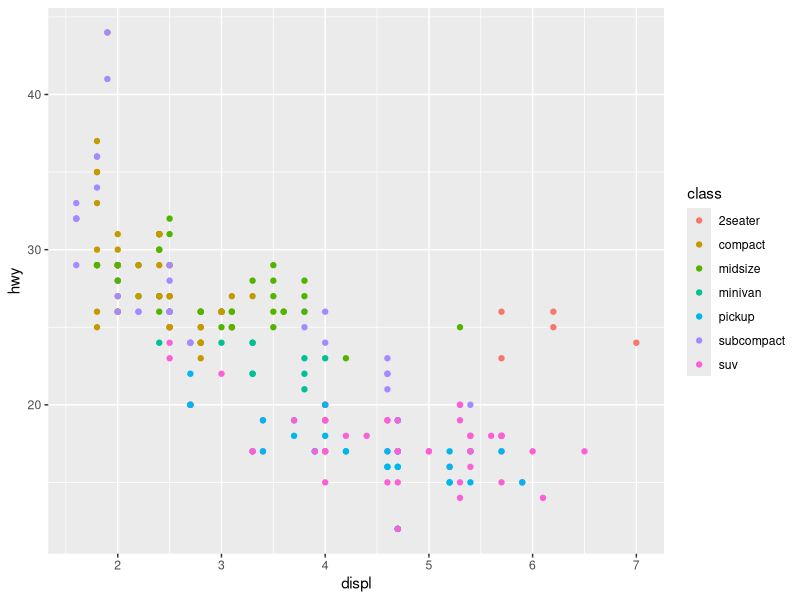
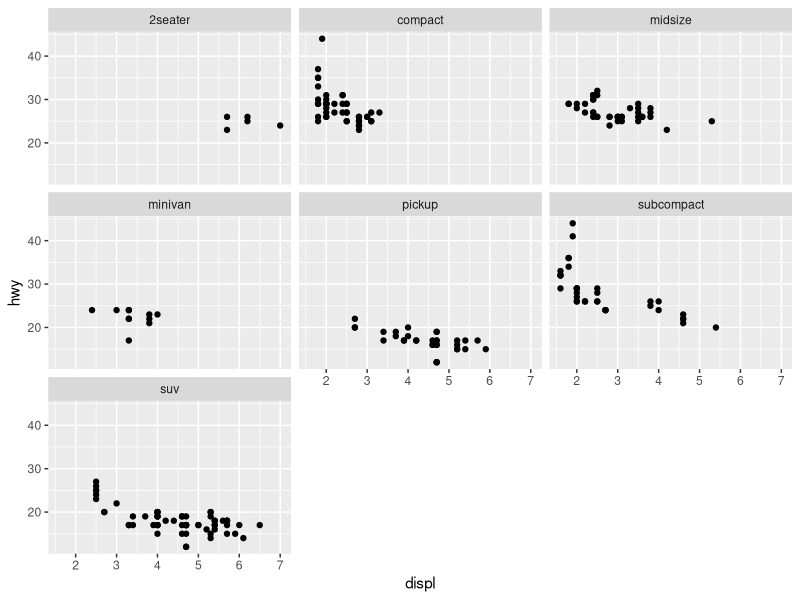
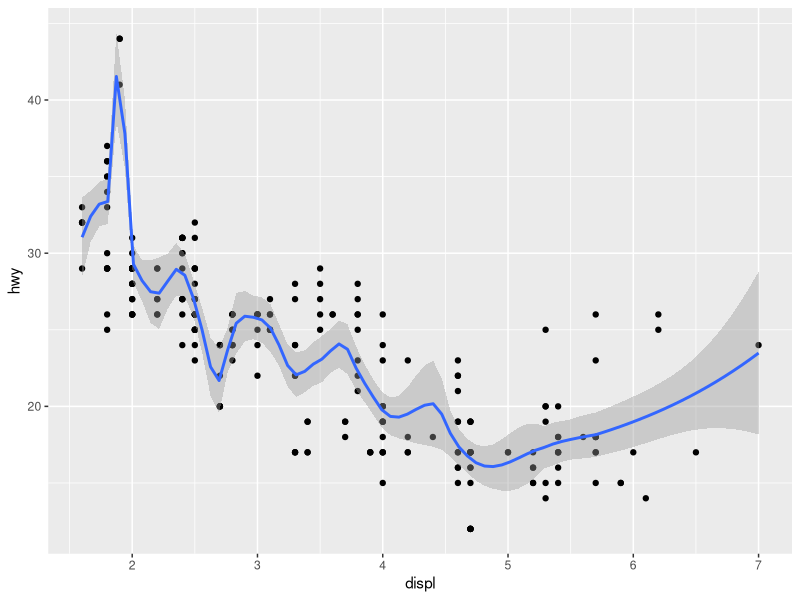
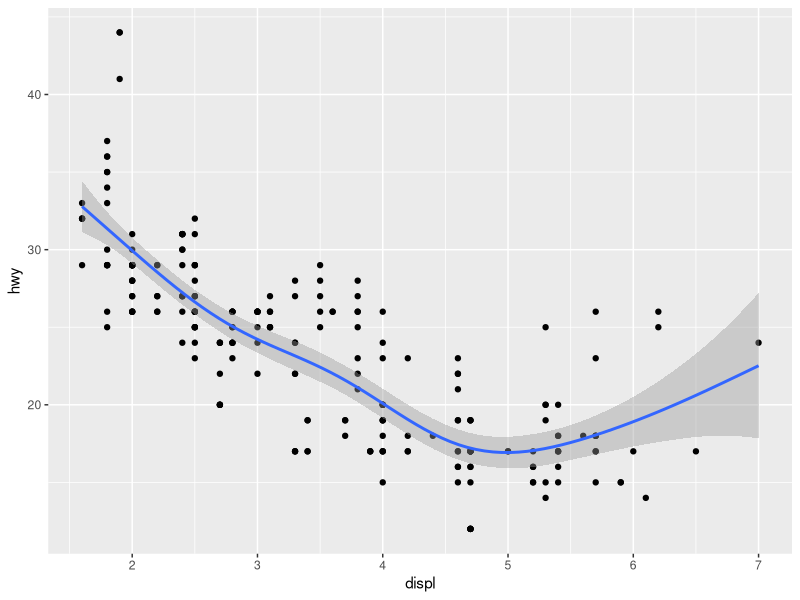
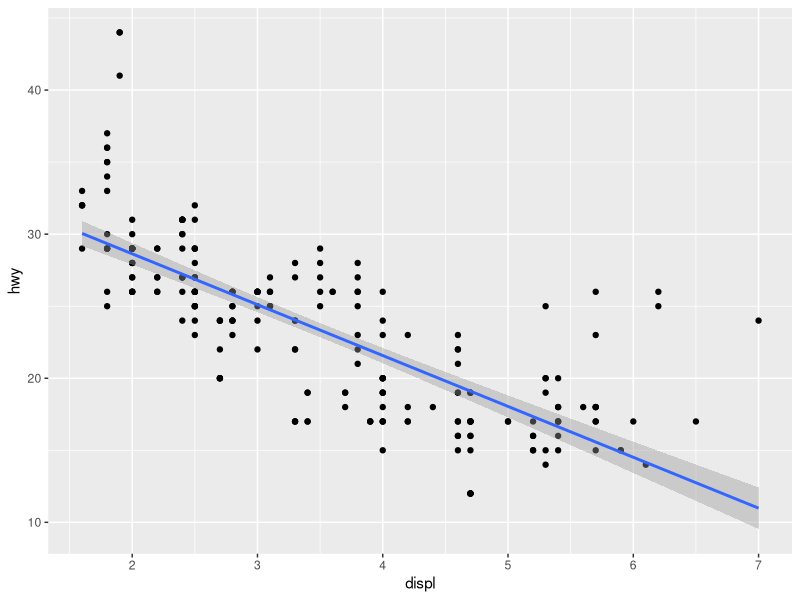

The R script that drew these images, in order:
## ---- chunk 1
library(ggplot2)
library(mgcv)
## ---- chunk 2
ggplot(mpg, aes(x=displ, y=hwy, color=class)) +
    geom_point()
## ---- chunk 3
ggplot(mpg, aes(displ, hwy)) +
    geom_point() +
    facet_wrap(~class)
## ---- chunk 4
ggplot(mpg, aes(displ, hwy)) +
    geom_point() +
    geom_smooth(span=0.2)
## ---- chunk 5
ggplot(mpg, aes(displ, hwy)) +
    geom_point() +
    geom_smooth(method="gam", formula=y ~ s(x))
## ---- chunk 6
ggplot(mpg, aes(displ, hwy)) +
    geom_point() +
    geom_smooth(method="lm")
